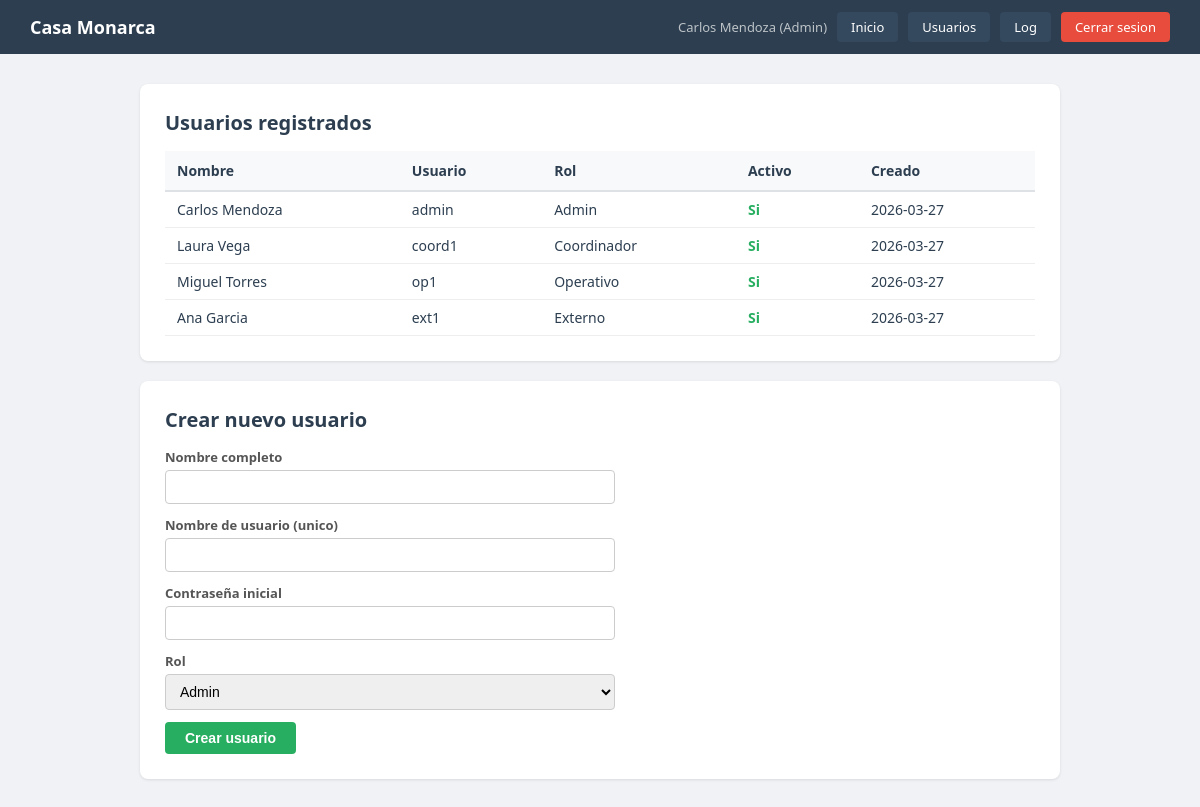
Page /usuarios (signed in) on the committed database.
### tables this page shows
CREATE TABLE usuarios (
            id TEXT PRIMARY KEY, nombre_usuario TEXT UNIQUE NOT NULL,
            hash_contrasena TEXT NOT NULL, rol TEXT NOT NULL,
            nombre TEXT NOT NULL, activo INTEGER DEFAULT 1, creado_en TEXT NOT NULL
        );

### puente_tkinter_flask.py (the view)
@flask_app.route("/usuarios")
def gestion_usuarios():
    if "nombre_usuario" not in session:
        return redirect(url_for("login_web"))
    conn = obtener_conexion()
    usuarios = [dict(r) for r in conn.execute("SELECT * FROM usuarios").fetchall()]
    conn.close()
    return render_template("usuarios.html", usuarios=usuarios, roles=ROLES,
                           tiene_permiso=tiene_permiso)

### puente_tkinter_flask.py (called while the page is built)
def asegurar_directorios():
    (DIRECTORIO_BASE / "datos").mkdir(exist_ok=True)

def obtener_conexion():
    asegurar_directorios()
    conn = sqlite3.connect(str(DB_PATH))
    conn.row_factory = sqlite3.Row
    return conn

def tiene_permiso(accion):
    rol = session.get("rol", "Externo")
    return accion in PERMISOS.get(rol, set())

@flask_app.context_processor
def inyectar_helpers():
    return dict(tiene_permiso=tiene_permiso)

### templates/usuarios.html (shortened to what this page needs)
{% extends "base.html" %}
{% block contenido %}
<div class="card">
    <h2>Usuarios registrados</h2>
    <table>
        <thead><tr><th>Nombre</th><th>Usuario</th><th>Rol</th><th>Activo</th><th>Creado</th></tr></thead>
        <tbody>
            {% for u in usuarios %}
            <tr>
                <td>{{ u.nombre }}</td>
                <td>{{ u.nombre_usuario }}</td>
                <td>{{ u.rol }}</td>
                <td>
                    {% if u.activo %}
                        <span class="badge-si">Si</span>
                    {% else %}
                        <span class="badge-no">No</span>
                    {% endif %}
                </td>
                <td>{{ u.creado_en[:10] if u.creado_en else '' }}</td>
            </tr>
            {% endfor %}
        </tbody>
    </table>
</div>
<div class="card">
    <h2>Crear nuevo usuario</h2>
    <form method="POST" action="{{ url_for('crear_usuario') }}" style="max-width:450px;">
        <div class="form-group">
            <label for="nombre">Nombre completo</label>
            <input type="text" id="nombre" name="nombre" required>
        </div>
        <div class="form-group">
            <label for="nombre_usuario">Nombre de usuario (unico)</label>
            <input type="text" id="nombre_usuario" name="nombre_usuario" required>
        </div>
        <div class="form-group">
            <label for="contrasena">Contraseña inicial</label>
            <input type="password" id="contrasena" name="contrasena" required>
        </div>
        <div class="form-group">
            <label for="rol">Rol</label>
            <select id="rol" name="rol">
                {% for r in roles %}
                <option value="{{ r }}">{{ r }}</option>
                {% endfor %}
            </select>
        </div>
        <button type="submit" class="btn btn-success">Crear usuario</button>
    </form>
</div>
{% endblock %}

### templates/base.html (shortened to what this page needs)
<!DOCTYPE html>
<html lang="es">
<head>
</head>
<body>
    {% if session.get('nombre_usuario') %}
    <nav class="navbar">
        <h1>Casa Monarca</h1>
        <div class="nav-links">
            <span class="info">{{ session.nombre }} ({{ session.rol }})</span>
            <a href="{{ url_for('dashboard') }}" class="nav-btn">Inicio</a>
            {% if tiene_permiso('gestionar_usuarios') %}
                <a href="{{ url_for('gestion_usuarios') }}" class="nav-btn">Usuarios</a>
                <a href="{{ url_for('log_auditoria') }}" class="nav-btn">Log</a>
            {% endif %}
            <a href="{{ url_for('logout') }}">Cerrar sesion</a>
        </div>
    </nav>
    {% endif %}
    <div class="container">
        {% block contenido %}{% endblock %}
    </div>
</body>
</html>

### templates/base.html (style rules this page uses)
* { margin: 0; padding: 0; box-sizing: border-box; }
body { font-family: 'Segoe UI', Tahoma, Geneva, Verdana, sans-serif; background: #f0f2f5; color: #2c3e50; }
.navbar { background: #2c3e50; padding: 12px 30px; display: flex; align-items: center; justify-content: space-between; }
.navbar h1 { color: white; font-size: 18px; }
.navbar .info { color: #bdc3c7; font-size: 13px; }
.navbar a { color: white; text-decoration: none; background: #e74c3c; padding: 6px 14px; border-radius: 4px; font-size: 13px; }
.nav-links { display: flex; gap: 10px; align-items: center; }
.nav-links a.nav-btn { background: #34495e; }
.container { max-width: 960px; margin: 30px auto; padding: 0 20px; }
.card { background: white; border-radius: 8px; padding: 25px; box-shadow: 0 1px 3px rgba(0,0,0,0.1); margin-bottom: 20px; }
.card h2 { font-size: 20px; margin-bottom: 15px; color: #2c3e50; }
table { width: 100%; border-collapse: collapse; font-size: 14px; }
th { background: #f8f9fa; text-align: left; padding: 10px 12px; border-bottom: 2px solid #dee2e6; }
td { padding: 8px 12px; border-bottom: 1px solid #eee; }
.form-group { margin-bottom: 12px; }
.form-group label { display: block; font-size: 13px; font-weight: 600; margin-bottom: 4px; color: #555; }
.form-group input, .form-group select { width: 100%; padding: 8px 10px; border: 1px solid #ccc; border-radius: 4px; font-size: 14px; }
.btn { padding: 8px 20px; border: none; border-radius: 4px; cursor: pointer; font-size: 14px; font-weight: 600; }
.btn-success { background: #27ae60; color: white; }
.badge-si { color: #27ae60; font-weight: 600; }

### rows in the picture
usuarios: nombre "Carlos Mendoza", nombre_usuario "admin", rol "Admin", activo "Si", creado_en "2026-03-27"
usuarios: nombre "Laura Vega", nombre_usuario "coord1", rol "Coordinador", activo "Si", creado_en "2026-03-27"
usuarios: nombre "Miguel Torres", nombre_usuario "op1", rol "Operativo", activo "Si", creado_en "2026-03-27"
usuarios: nombre "Ana Garcia", nombre_usuario "ext1", rol "Externo", activo "Si", creado_en "2026-03-27"

### other values in the picture
{{ session.rol }} "Admin"
form field rol "Admin"
